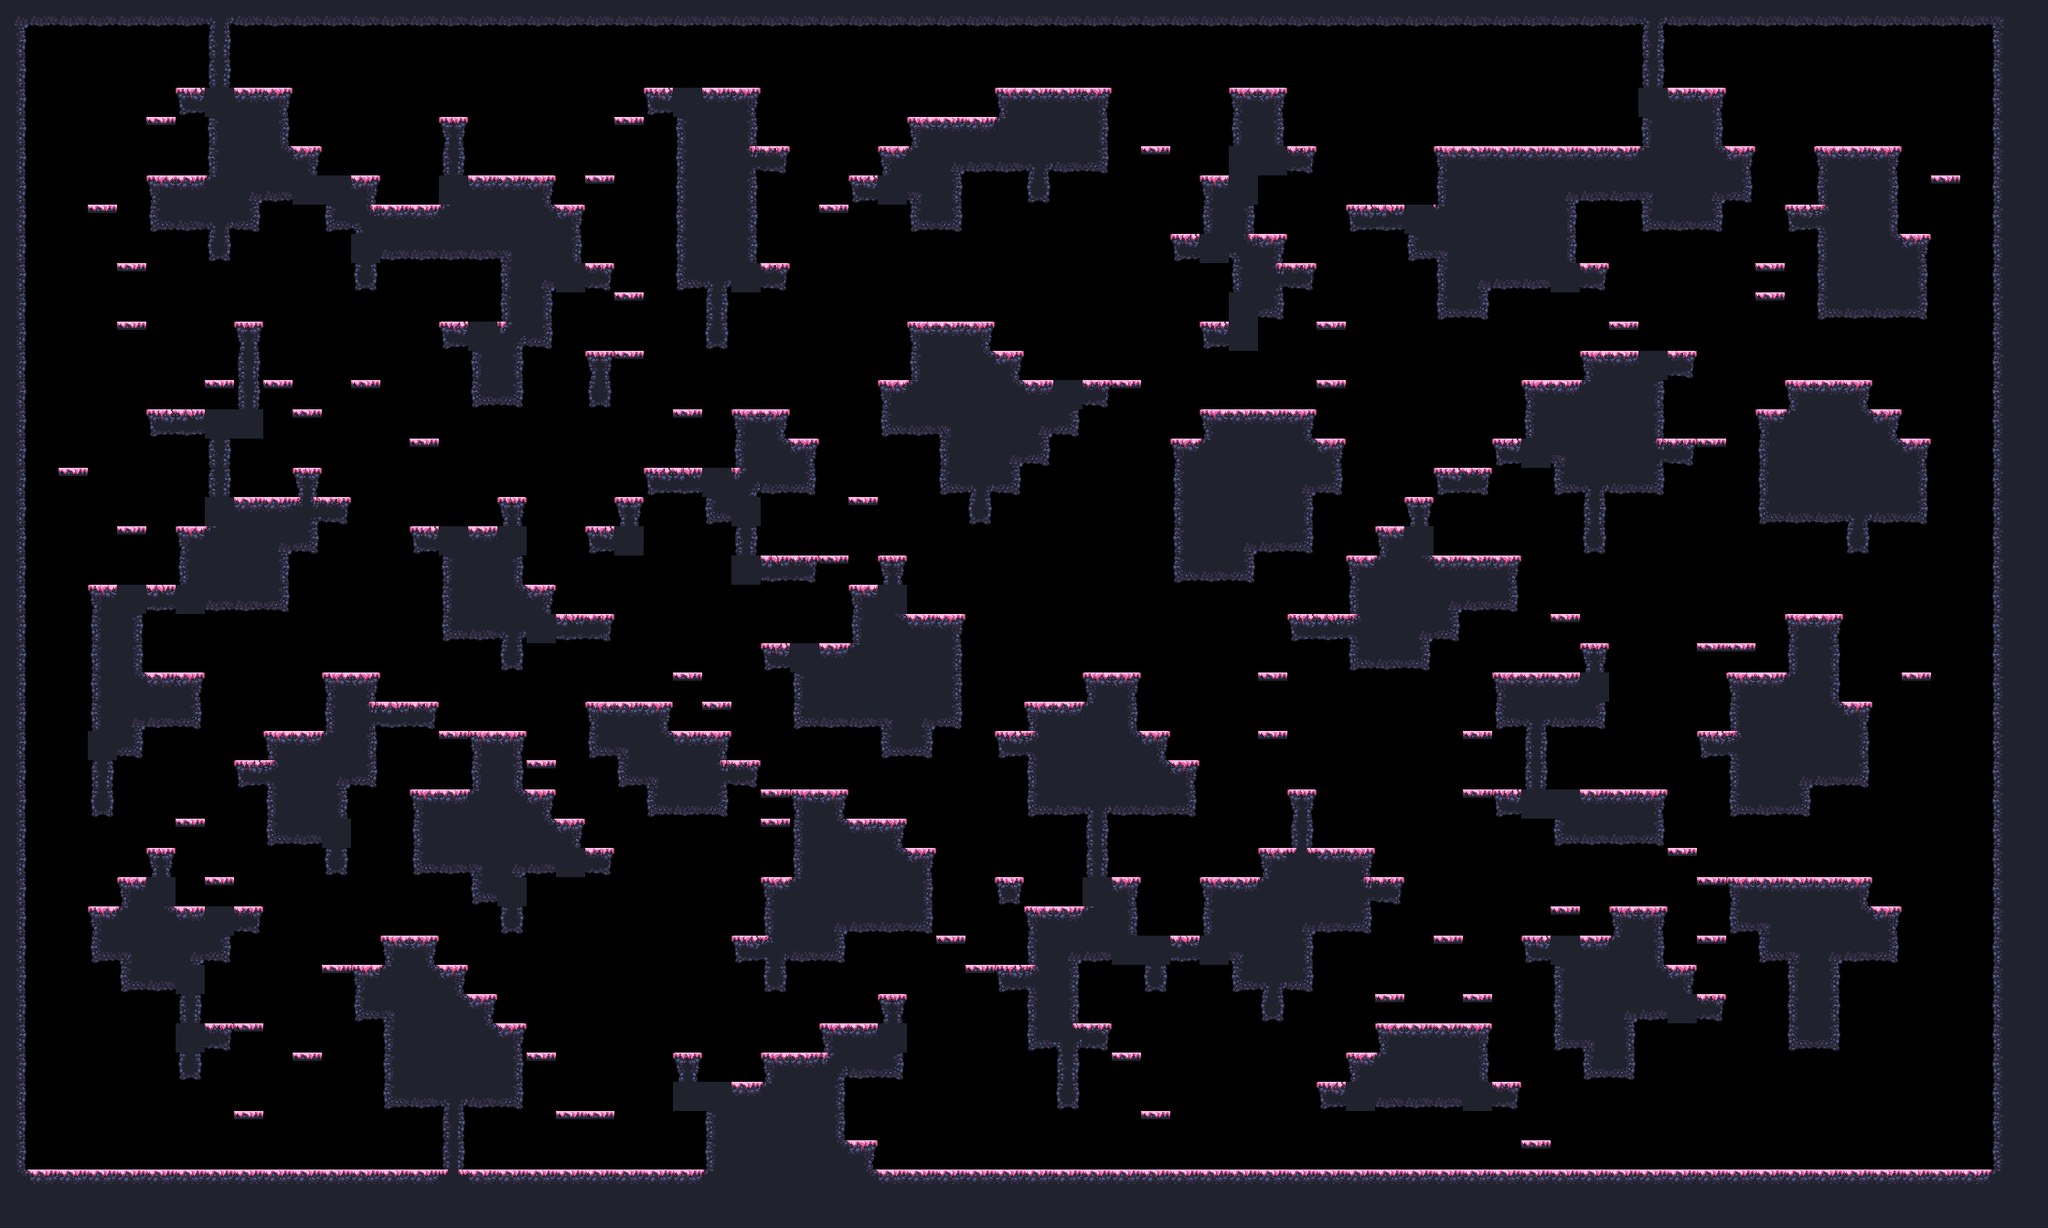

A level layout from a 2D game, rendered from its tile map. Below: a short description, then the map file with tile-grid data replaced by summaries:
An orthogonal 70x42 tile map with 32x32 px tiles, 1 tile layer (main) and 17 objects (9x spawn, spawnPlayer0, spawnCrown0, spawnPlayer1, spawnCrown1, ...).

<map compressionlevel="0" height="42" infinite="0" nextlayerid="3" nextobjectid="4" orientation="orthogonal" renderorder="right-down" tiledversion="1.3.2" tileheight="32" tilewidth="32" version="1.2" width="70">
 <tileset firstgid="1" source="forest_spring_tile_set.tsx" />
 <layer height="42" id="1" name="main" width="70">
  <data>[2940 cells, 1213 non-empty, 30 distinct tile ids]</data>
 </layer>
 <objectgroup id="2" name="objects"><object id="1" name="spawnPlayer0" x="352" y="112.0" /><object id="2" name="spawnCrown0" x="160" y="144.0" /><object id="3" name="spawnPlayer1" x="2080" y="112.0" /><object id="4" name="spawnCrown1" x="2016" y="112.0" /><object id="5" name="spawnPlayer2" x="64" y="1232.0" /><object id="6" name="spawnCrown2" x="128" y="1232.0" /><object id="7" name="spawnPlayer3" x="2144" y="1232.0" /><object id="8" name="spawnCrown3" x="2144" y="1232.0" /><object id="9" name="spawn" x="864" y="400.0" /><object id="10" name="spawn" x="1696" y="688.0" /><object id="11" name="spawn" x="1024" y="624.0" /><object id="12" name="spawn" x="2048" y="912.0" /><object id="13" name="spawn" x="480" y="528.0" /><object id="14" name="spawn" x="2016" y="912.0" /><object id="15" name="spawn" x="1824" y="336.0" /><object id="16" name="spawn" x="1600" y="464.0" /><object id="17" name="spawn" x="1664" y="1136.0" /></objectgroup></map>
